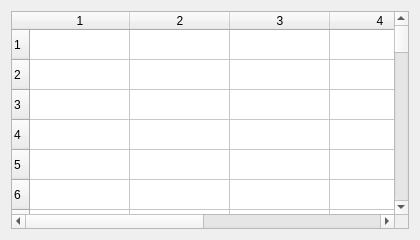
<?xml version="1.0" encoding="UTF-8"?>
<ui version="4.0">
 <class>Dialog</class>
 <widget class="QDialog" name="Dialog">
  <property name="geometry">
   <rect>
    <x>0</x>
    <y>0</y>
    <width>420</width>
    <height>240</height>
   </rect>
  </property>
  <property name="windowTitle">
   <string>Scroll table</string>
  </property>
  <layout class="QVBoxLayout" name="verticalLayout">
   <property name="leftMargin">
    <number>11</number>
   </property>
   <property name="topMargin">
    <number>11</number>
   </property>
   <property name="rightMargin">
    <number>11</number>
   </property>
   <property name="bottomMargin">
    <number>11</number>
   </property>
   <property name="spacing">
    <number>6</number>
   </property>
   <item>
    <widget class="QTableWidget" name="table">
     <property name="rowCount">
      <number>50</number>
     </property>
     <property name="columnCount">
      <number>6</number>
     </property>
    </widget>
   </item>
  </layout>
 </widget>
</ui>
